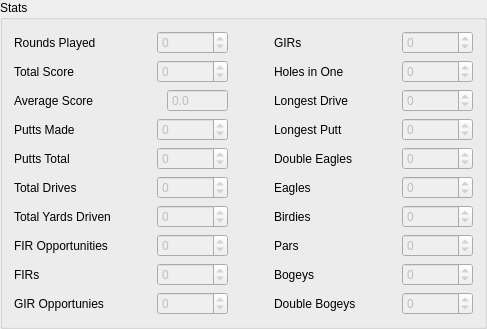
           <widget class="QGroupBox" name="grpStats">
            <property name="enabled">
             <bool>true</bool>
            </property>
            <property name="title">
             <string>Stats</string>
            </property>
            <layout class="QHBoxLayout" name="horizontalLayout_30">
             <item>
              <layout class="QVBoxLayout" name="verticalLayout_2" stretch="1,1,1,1,1,1,1,1,1,1">
               <item>
                <layout class="QHBoxLayout" name="horizontalLayout_12">
                 <item>
                  <widget class="QLabel" name="label_18">
                   <property name="text">
                    <string>Rounds Played</string>
                   </property>
                  </widget>
                 </item>
                 <item>
                  <spacer name="horizontalSpacer_18">
                   <property name="orientation">
                    <enum>Qt::Horizontal</enum>
                   </property>
                   <property name="sizeHint" stdset="0">
                    <size>
                     <width>40</width>
                     <height>20</height>
                    </size>
                   </property>
                  </spacer>
                 </item>
                 <item>
                  <widget class="QSpinBox" name="spnRoundsPlayed">
                   <property name="enabled">
                    <bool>false</bool>
                   </property>
                   <property name="minimum">
                    <number>-214748364</number>
                   </property>
                   <property name="maximum">
                    <number>2147483647</number>
                   </property>
                  </widget>
                 </item>
                </layout>
               </item>
               <item>
                <layout class="QHBoxLayout" name="horizontalLayout_19">
                 <item>
                  <widget class="QLabel" name="label_19">
                   <property name="text">
                    <string>Total Score</string>
                   </property>
                  </widget>
                 </item>
                 <item>
                  <spacer name="horizontalSpacer_19">
                   <property name="orientation">
                    <enum>Qt::Horizontal</enum>
                   </property>
                   <property name="sizeHint" stdset="0">
                    <size>
                     <width>40</width>
                     <height>20</height>
                    </size>
                   </property>
                  </spacer>
                 </item>
                 <item>
                  <widget class="QSpinBox" name="spnTotalScore">
                   <property name="enabled">
                    <bool>false</bool>
                   </property>
                   <property name="minimum">
                    <number>-214748364</number>
                   </property>
                   <property name="maximum">
                    <number>2147483647</number>
                   </property>
                  </widget>
                 </item>
                </layout>
               </item>
               <item>
                <layout class="QHBoxLayout" name="horizontalLayout_20" stretch="0,0,0">
                 <item>
                  <widget class="QLabel" name="label_20">
                   <property name="text">
                    <string>Average Score</string>
                   </property>
                  </widget>
                 </item>
                 <item>
                  <spacer name="horizontalSpacer_20">
                   <property name="orientation">
                    <enum>Qt::Horizontal</enum>
                   </property>
                   <property name="sizeHint" stdset="0">
                    <size>
                     <width>40</width>
                     <height>20</height>
                    </size>
                   </property>
                  </spacer>
                 </item>
                 <item>
                  <widget class="QDoubleSpinBox" name="spnAverageScore">
                   <property name="enabled">
                    <bool>false</bool>
                   </property>
                   <property name="readOnly">
                    <bool>true</bool>
                   </property>
                   <property name="buttonSymbols">
                    <enum>QAbstractSpinBox::NoButtons</enum>
                   </property>
                   <property name="decimals">
                    <number>1</number>
                   </property>
                   <property name="maximum">
                    <double>99999999.000000000000000</double>
                   </property>
                  </widget>
                 </item>
                </layout>
               </item>
               <item>
                <layout class="QHBoxLayout" name="horizontalLayout_21">
                 <item>
                  <widget class="QLabel" name="label_21">
                   <property name="text">
                    <string>Putts Made</string>
                   </property>
                  </widget>
                 </item>
                 <item>
                  <spacer name="horizontalSpacer_21">
                   <property name="orientation">
                    <enum>Qt::Horizontal</enum>
                   </property>
                   <property name="sizeHint" stdset="0">
                    <size>
                     <width>40</width>
                     <height>20</height>
                    </size>
                   </property>
                  </spacer>
                 </item>
                 <item>
                  <widget class="QSpinBox" name="spnPuttsMade">
                   <property name="enabled">
                    <bool>false</bool>
                   </property>
                   <property name="minimum">
                    <number>-214748364</number>
                   </property>
                   <property name="maximum">
                    <number>2147483647</number>
                   </property>
                  </widget>
                 </item>
                </layout>
               </item>
               <item>
                <layout class="QHBoxLayout" name="horizontalLayout_22">
                 <item>
                  <widget class="QLabel" name="label_22">
                   <property name="text">
                    <string>Putts Total</string>
                   </property>
                  </widget>
                 </item>
                 <item>
                  <spacer name="horizontalSpacer_22">
                   <property name="orientation">
                    <enum>Qt::Horizontal</enum>
                   </property>
                   <property name="sizeHint" stdset="0">
                    <size>
                     <width>40</width>
                     <height>20</height>
                    </size>
                   </property>
                  </spacer>
                 </item>
                 <item>
                  <widget class="QSpinBox" name="spnPuttsTotal">
                   <property name="enabled">
                    <bool>false</bool>
                   </property>
                   <property name="minimum">
                    <number>-214748364</number>
                   </property>
                   <property name="maximum">
                    <number>2147483647</number>
                   </property>
                  </widget>
                 </item>
                </layout>
               </item>
               <item>
                <layout class="QHBoxLayout" name="horizontalLayout_23">
                 <item>
                  <widget class="QLabel" name="label_23">
                   <property name="text">
                    <string>Total Drives</string>
                   </property>
                  </widget>
                 </item>
                 <item>
                  <spacer name="horizontalSpacer_23">
                   <property name="orientation">
                    <enum>Qt::Horizontal</enum>
                   </property>
                   <property name="sizeHint" stdset="0">
                    <size>
                     <width>40</width>
                     <height>20</height>
                    </size>
                   </property>
                  </spacer>
                 </item>
                 <item>
                  <widget class="QSpinBox" name="spnTotalDrives">
                   <property name="enabled">
                    <bool>false</bool>
                   </property>
                   <property name="minimum">
                    <number>-214748364</number>
                   </property>
                   <property name="maximum">
                    <number>2147483647</number>
                   </property>
                  </widget>
                 </item>
                </layout>
               </item>
               <item>
                <layout class="QHBoxLayout" name="horizontalLayout_24">
                 <item>
                  <widget class="QLabel" name="label_24">
                   <property name="text">
                    <string>Total Yards Driven</string>
                   </property>
                  </widget>
                 </item>
                 <item>
                  <spacer name="horizontalSpacer_24">
                   <property name="orientation">
                    <enum>Qt::Horizontal</enum>
                   </property>
                   <property name="sizeHint" stdset="0">
                    <size>
                     <width>40</width>
                     <height>20</height>
                    </size>
                   </property>
                  </spacer>
                 </item>
                 <item>
                  <widget class="QSpinBox" name="spnTotalYardsDriven">
                   <property name="enabled">
                    <bool>false</bool>
                   </property>
                   <property name="minimum">
                    <number>-214748364</number>
                   </property>
                   <property name="maximum">
                    <number>2147483647</number>
                   </property>
                  </widget>
                 </item>
                </layout>
               </item>
               <item>
                <layout class="QHBoxLayout" name="horizontalLayout_25">
                 <item>
                  <widget class="QLabel" name="label_25">
                   <property name="text">
                    <string>FIR Opportunities</string>
                   </property>
                  </widget>
                 </item>
                 <item>
                  <spacer name="horizontalSpacer_25">
                   <property name="orientation">
                    <enum>Qt::Horizontal</enum>
                   </property>
                   <property name="sizeHint" stdset="0">
                    <size>
                     <width>40</width>
                     <height>20</height>
                    </size>
                   </property>
                  </spacer>
                 </item>
                 <item>
                  <widget class="QSpinBox" name="spnFIROpportunities">
                   <property name="enabled">
                    <bool>false</bool>
                   </property>
                   <property name="minimum">
                    <number>-214748364</number>
                   </property>
                   <property name="maximum">
                    <number>2147483647</number>
                   </property>
                  </widget>
                 </item>
                </layout>
               </item>
               <item>
                <layout class="QHBoxLayout" name="horizontalLayout_26">
                 <item>
                  <widget class="QLabel" name="label_26">
                   <property name="text">
                    <string>FIRs</string>
                   </property>
                  </widget>
                 </item>
                 <item>
                  <spacer name="horizontalSpacer_26">
                   <property name="orientation">
                    <enum>Qt::Horizontal</enum>
                   </property>
                   <property name="sizeHint" stdset="0">
                    <size>
                     <width>40</width>
                     <height>20</height>
                    </size>
                   </property>
                  </spacer>
                 </item>
                 <item>
                  <widget class="QSpinBox" name="spnFIRs">
                   <property name="enabled">
                    <bool>false</bool>
                   </property>
                   <property name="minimum">
                    <number>-214748364</number>
                   </property>
                   <property name="maximum">
                    <number>2147483647</number>
                   </property>
                  </widget>
                 </item>
                </layout>
               </item>
               <item>
                <layout class="QHBoxLayout" name="horizontalLayout_27">
                 <item>
                  <widget class="QLabel" name="label_27">
                   <property name="text">
                    <string>GIR Opportunies</string>
                   </property>
                  </widget>
                 </item>
                 <item>
                  <spacer name="horizontalSpacer_27">
                   <property name="orientation">
                    <enum>Qt::Horizontal</enum>
                   </property>
                   <property name="sizeHint" stdset="0">
                    <size>
                     <width>40</width>
                     <height>20</height>
                    </size>
                   </property>
                  </spacer>
                 </item>
                 <item>
                  <widget class="QSpinBox" name="spnGIROpportunities">
                   <property name="enabled">
                    <bool>false</bool>
                   </property>
                   <property name="minimum">
                    <number>-214748364</number>
                   </property>
                   <property name="maximum">
                    <number>2147483647</number>
                   </property>
                  </widget>
                 </item>
                </layout>
               </item>
              </layout>
             </item>
             <item>
              <spacer name="horizontalSpacer_30">
               <property name="orientation">
                <enum>Qt::Horizontal</enum>
               </property>
               <property name="sizeHint" stdset="0">
                <size>
                 <width>40</width>
                 <height>20</height>
                </size>
               </property>
              </spacer>
             </item>
             <item>
              <layout class="QVBoxLayout" name="verticalLayout_4">
               <item>
                <layout class="QHBoxLayout" name="horizontalLayout_28">
                 <item>
                  <widget class="QLabel" name="label_28">
                   <property name="text">
                    <string>GIRs</string>
                   </property>
                  </widget>
                 </item>
                 <item>
                  <spacer name="horizontalSpacer_28">
                   <property name="orientation">
                    <enum>Qt::Horizontal</enum>
                   </property>
                   <property name="sizeHint" stdset="0">
                    <size>
                     <width>40</width>
                     <height>20</height>
                    </size>
                   </property>
                  </spacer>
                 </item>
                 <item>
                  <widget class="QSpinBox" name="spnGIRs">
                   <property name="enabled">
                    <bool>false</bool>
                   </property>
                   <property name="minimum">
                    <number>-214748364</number>
                   </property>
                   <property name="maximum">
                    <number>2147483647</number>
                   </property>
                  </widget>
                 </item>
                </layout>
               </item>
               <item>
                <layout class="QHBoxLayout" name="horizontalLayout_29">
                 <item>
                  <widget class="QLabel" name="label_29">
                   <property name="text">
                    <string>Holes in One</string>
                   </property>
                  </widget>
                 </item>
                 <item>
                  <spacer name="horizontalSpacer_29">
                   <property name="orientation">
                    <enum>Qt::Horizontal</enum>
                   </property>
                   <property name="sizeHint" stdset="0">
                    <size>
                     <width>40</width>
                     <height>20</height>
                    </size>
                   </property>
                  </spacer>
                 </item>
                 <item>
                  <widget class="QSpinBox" name="spnHolesInOne">
                   <property name="enabled">
                    <bool>false</bool>
                   </property>
                   <property name="minimum">
                    <number>-214748364</number>
                   </property>
                   <property name="maximum">
                    <number>2147483647</number>
                   </property>
                  </widget>
                 </item>
                </layout>
               </item>
               <item>
                <layout class="QHBoxLayout" name="horizontalLayout_4">
                 <item>
                  <widget class="QLabel" name="label_4">
                   <property name="text">
                    <string>Longest Drive</string>
                   </property>
                  </widget>
                 </item>
                 <item>
                  <spacer name="horizontalSpacer_4">
                   <property name="orientation">
                    <enum>Qt::Horizontal</enum>
                   </property>
                   <property name="sizeHint" stdset="0">
                    <size>
                     <width>40</width>
                     <height>20</height>
                    </size>
                   </property>
                  </spacer>
                 </item>
                 <item>
                  <widget class="QSpinBox" name="spnLongestDrive">
                   <property name="enabled">
                    <bool>false</bool>
                   </property>
                   <property name="minimum">
                    <number>-214748364</number>
                   </property>
                   <property name="maximum">
                    <number>2147483647</number>
                   </property>
                  </widget>
                 </item>
                </layout>
               </item>
               <item>
                <layout class="QHBoxLayout" name="horizontalLayout_5">
                 <item>
                  <widget class="QLabel" name="label_6">
                   <property name="text">
                    <string>Longest Putt</string>
                   </property>
                  </widget>
                 </item>
                 <item>
                  <spacer name="horizontalSpacer_5">
                   <property name="orientation">
                    <enum>Qt::Horizontal</enum>
                   </property>
                   <property name="sizeHint" stdset="0">
                    <size>
                     <width>40</width>
                     <height>20</height>
                    </size>
                   </property>
                  </spacer>
                 </item>
                 <item>
                  <widget class="QSpinBox" name="spnLongestPutt">
                   <property name="enabled">
                    <bool>false</bool>
                   </property>
                   <property name="minimum">
                    <number>-214748364</number>
                   </property>
                   <property name="maximum">
                    <number>2147483647</number>
                   </property>
                  </widget>
                 </item>
                </layout>
               </item>
               <item>
                <layout class="QHBoxLayout" name="horizontalLayout_6">
                 <item>
                  <widget class="QLabel" name="label_8">
                   <property name="text">
                    <string>Double Eagles</string>
                   </property>
                  </widget>
                 </item>
                 <item>
                  <spacer name="horizontalSpacer_6">
                   <property name="orientation">
                    <enum>Qt::Horizontal</enum>
                   </property>
                   <property name="sizeHint" stdset="0">
                    <size>
                     <width>40</width>
                     <height>20</height>
                    </size>
                   </property>
                  </spacer>
                 </item>
                 <item>
                  <widget class="QSpinBox" name="spnDoubleEagles">
                   <property name="enabled">
                    <bool>false</bool>
                   </property>
                   <property name="minimum">
                    <number>-214748364</number>
                   </property>
                   <property name="maximum">
                    <number>2147483647</number>
                   </property>
                  </widget>
                 </item>
                </layout>
               </item>
               <item>
                <layout class="QHBoxLayout" name="horizontalLayout_7">
                 <item>
                  <widget class="QLabel" name="label_9">
                   <property name="text">
                    <string>Eagles</string>
                   </property>
                  </widget>
                 </item>
                 <item>
                  <spacer name="horizontalSpacer_7">
                   <property name="orientation">
                    <enum>Qt::Horizontal</enum>
                   </property>
                   <property name="sizeHint" stdset="0">
                    <size>
                     <width>40</width>
                     <height>20</height>
                    </size>
                   </property>
                  </spacer>
                 </item>
                 <item>
                  <widget class="QSpinBox" name="spnEagles">
                   <property name="enabled">
                    <bool>false</bool>
                   </property>
                   <property name="minimum">
                    <number>-214748364</number>
                   </property>
                   <property name="maximum">
                    <number>2147483647</number>
                   </property>
                  </widget>
                 </item>
                </layout>
               </item>
               <item>
                <layout class="QHBoxLayout" name="horizontalLayout_8">
                 <item>
                  <widget class="QLabel" name="label_10">
                   <property name="text">
                    <string>Birdies</string>
                   </property>
                  </widget>
                 </item>
                 <item>
                  <spacer name="horizontalSpacer_8">
                   <property name="orientation">
                    <enum>Qt::Horizontal</enum>
                   </property>
                   <property name="sizeHint" stdset="0">
                    <size>
                     <width>40</width>
                     <height>20</height>
                    </size>
                   </property>
                  </spacer>
                 </item>
                 <item>
                  <widget class="QSpinBox" name="spnBirdies">
                   <property name="enabled">
                    <bool>false</bool>
                   </property>
                   <property name="minimum">
                    <number>-214748364</number>
                   </property>
                   <property name="maximum">
                    <number>2147483647</number>
                   </property>
                  </widget>
                 </item>
                </layout>
               </item>
               <item>
                <layout class="QHBoxLayout" name="horizontalLayout_9">
                 <item>
                  <widget class="QLabel" name="label_11">
                   <property name="text">
                    <string>Pars</string>
                   </property>
                  </widget>
                 </item>
                 <item>
                  <spacer name="horizontalSpacer_9">
                   <property name="orientation">
                    <enum>Qt::Horizontal</enum>
                   </property>
                   <property name="sizeHint" stdset="0">
                    <size>
                     <width>40</width>
                     <height>20</height>
                    </size>
                   </property>
                  </spacer>
                 </item>
                 <item>
                  <widget class="QSpinBox" name="spnPars">
                   <property name="enabled">
                    <bool>false</bool>
                   </property>
                   <property name="minimum">
                    <number>-214748364</number>
                   </property>
                   <property name="maximum">
                    <number>2147483647</number>
                   </property>
                  </widget>
                 </item>
                </layout>
               </item>
               <item>
                <layout class="QHBoxLayout" name="horizontalLayout_10">
                 <item>
                  <widget class="QLabel" name="label_12">
                   <property name="text">
                    <string>Bogeys</string>
                   </property>
                  </widget>
                 </item>
                 <item>
                  <spacer name="horizontalSpacer_10">
                   <property name="orientation">
                    <enum>Qt::Horizontal</enum>
                   </property>
                   <property name="sizeHint" stdset="0">
                    <size>
                     <width>40</width>
                     <height>20</height>
                    </size>
                   </property>
                  </spacer>
                 </item>
                 <item>
                  <widget class="QSpinBox" name="spnBogeys">
                   <property name="enabled">
                    <bool>false</bool>
                   </property>
                   <property name="minimum">
                    <number>-214748364</number>
                   </property>
                   <property name="maximum">
                    <number>2147483647</number>
                   </property>
                  </widget>
                 </item>
                </layout>
               </item>
               <item>
                <layout class="QHBoxLayout" name="horizontalLayout_11">
                 <item>
                  <widget class="QLabel" name="label_13">
                   <property name="text">
                    <string>Double Bogeys</string>
                   </property>
                  </widget>
                 </item>
                 <item>
                  <spacer name="horizontalSpacer_11">
                   <property name="orientation">
                    <enum>Qt::Horizontal</enum>
                   </property>
                   <property name="sizeHint" stdset="0">
                    <size>
                     <width>40</width>
                     <height>20</height>
                    </size>
                   </property>
                  </spacer>
                 </item>
                 <item>
                  <widget class="QSpinBox" name="spnDoubleBogeys">
                   <property name="enabled">
                    <bool>false</bool>
                   </property>
                   <property name="minimum">
                    <number>-214748364</number>
                   </property>
                   <property name="maximum">
                    <number>2147483647</number>
                   </property>
                  </widget>
                 </item>
                </layout>
               </item>
              </layout>
             </item>
            </layout>
           </widget>
